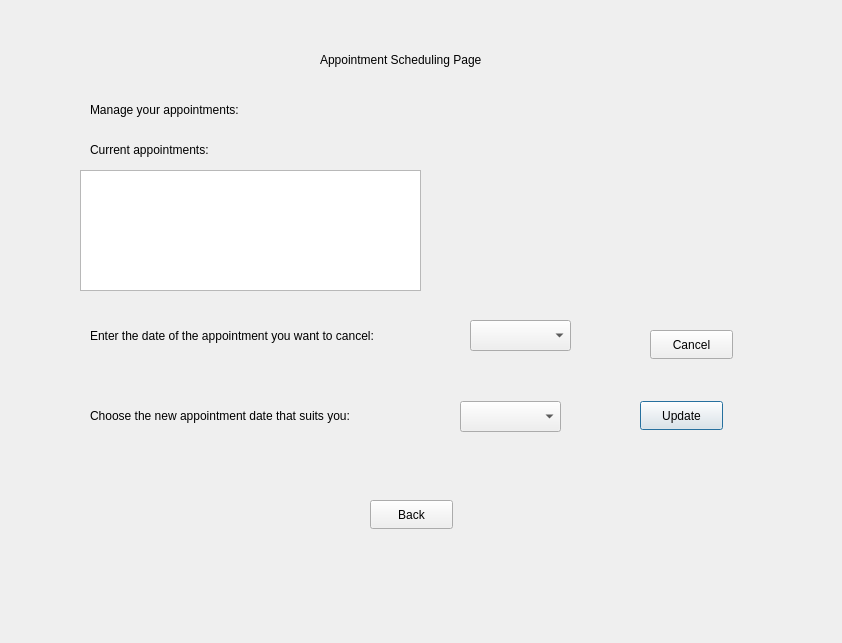
<?xml version="1.0" encoding="UTF-8"?>
<ui version="4.0">
 <class>SchedulePage</class>
 <widget class="QDialog" name="SchedulePage">
  <property name="geometry">
   <rect>
    <x>0</x>
    <y>0</y>
    <width>842</width>
    <height>643</height>
   </rect>
  </property>
  <property name="windowTitle">
   <string>Dialog</string>
  </property>
  <widget class="QLabel" name="label_2">
   <property name="geometry">
    <rect>
     <x>90</x>
     <y>400</y>
     <width>371</width>
     <height>31</height>
    </rect>
   </property>
   <property name="text">
    <string>Choose the new appointment date that suits you:</string>
   </property>
  </widget>
  <widget class="QLabel" name="label_3">
   <property name="geometry">
    <rect>
     <x>90</x>
     <y>100</y>
     <width>191</width>
     <height>20</height>
    </rect>
   </property>
   <property name="text">
    <string>Manage your appointments:</string>
   </property>
  </widget>
  <widget class="QLabel" name="label_5">
   <property name="geometry">
    <rect>
     <x>90</x>
     <y>320</y>
     <width>361</width>
     <height>31</height>
    </rect>
   </property>
   <property name="text">
    <string>Enter the date of the appointment you want to cancel:</string>
   </property>
  </widget>
  <widget class="QLabel" name="label_4">
   <property name="geometry">
    <rect>
     <x>90</x>
     <y>140</y>
     <width>151</width>
     <height>20</height>
    </rect>
   </property>
   <property name="text">
    <string>Current appointments:</string>
   </property>
  </widget>
  <widget class="QLabel" name="label">
   <property name="geometry">
    <rect>
     <x>320</x>
     <y>50</y>
     <width>211</width>
     <height>20</height>
    </rect>
   </property>
   <property name="text">
    <string>Appointment Scheduling Page</string>
   </property>
  </widget>
  <widget class="QComboBox" name="AppDateComboBox">
   <property name="geometry">
    <rect>
     <x>460</x>
     <y>401</y>
     <width>101</width>
     <height>31</height>
    </rect>
   </property>
  </widget>
  <widget class="QListView" name="listView">
   <property name="geometry">
    <rect>
     <x>80</x>
     <y>170</y>
     <width>341</width>
     <height>121</height>
    </rect>
   </property>
  </widget>
  <widget class="QComboBox" name="AppDateComboBox_2">
   <property name="geometry">
    <rect>
     <x>470</x>
     <y>320</y>
     <width>101</width>
     <height>31</height>
    </rect>
   </property>
  </widget>
  <widget class="QPushButton" name="updateappointmentbutton">
   <property name="geometry">
    <rect>
     <x>640</x>
     <y>401</y>
     <width>83</width>
     <height>29</height>
    </rect>
   </property>
   <property name="text">
    <string>Update</string>
   </property>
  </widget>
  <widget class="QPushButton" name="cancelappointmentbutton">
   <property name="geometry">
    <rect>
     <x>650</x>
     <y>330</y>
     <width>83</width>
     <height>29</height>
    </rect>
   </property>
   <property name="text">
    <string>Cancel</string>
   </property>
  </widget>
  <widget class="QPushButton" name="Back5">
   <property name="geometry">
    <rect>
     <x>370</x>
     <y>500</y>
     <width>83</width>
     <height>29</height>
    </rect>
   </property>
   <property name="text">
    <string>Back</string>
   </property>
  </widget>
 </widget>
 <resources/>
 <connections/>
</ui>
